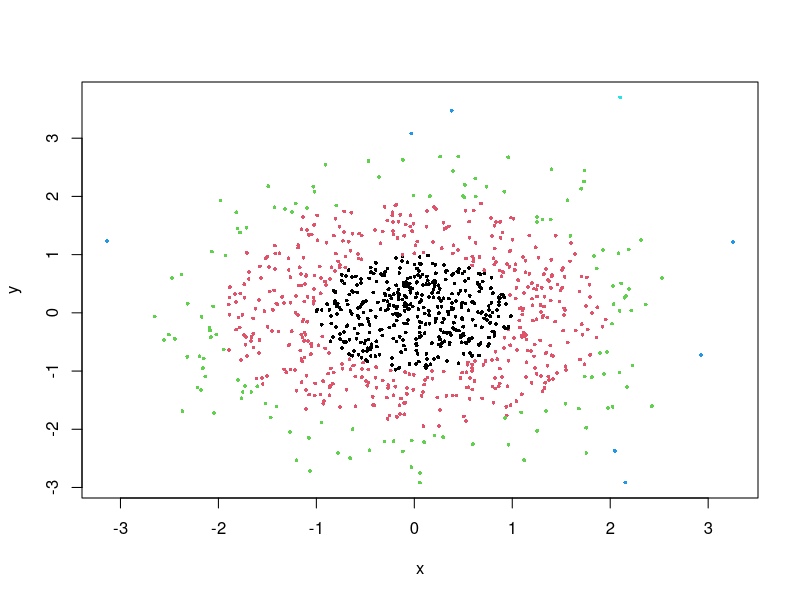

Generate this figure with R:
# Basic plotting example

n <- 1000  # Choose how many points to use
x <- rnorm(n)  # Create x coordinates
y <- rnorm(n)  # Create y coordinates
c <- 1+sqrt(x^2 + y^2)  # Set color as distance from center

plot(x, y, col=c, pch=16, cex=0.5)  # Plot